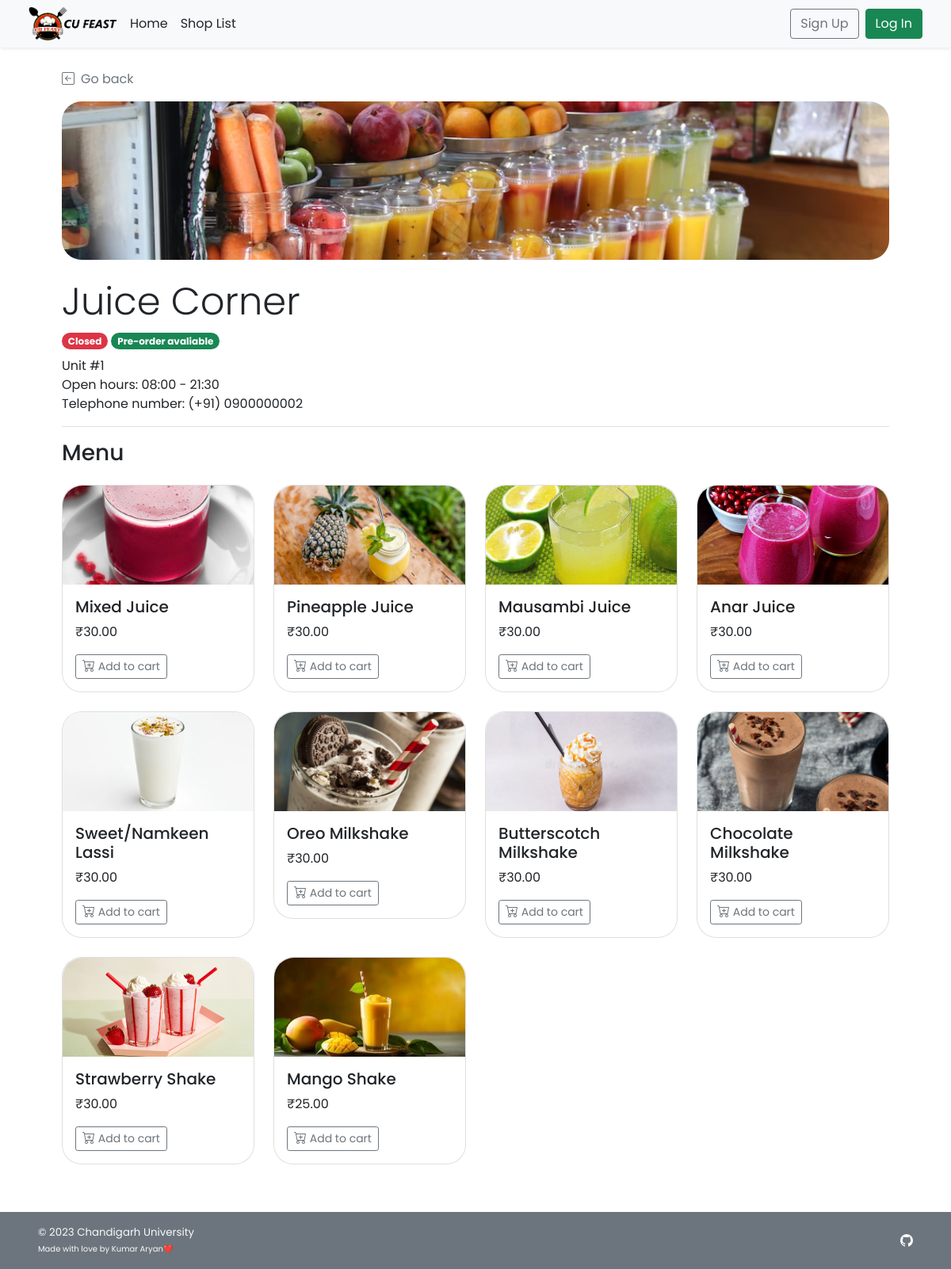
Screenshot of /shop_menu.php?s_id=2 with the database file from the repository.
### tables this page shows
CREATE TABLE `shop` (
  `s_id` int(11) NOT NULL,
  `s_username` varchar(45) NOT NULL,
  `s_pwd` varchar(45) NOT NULL,
  `s_name` varchar(100) NOT NULL,
  `s_location` varchar(100) NOT NULL,
  `s_openhour` time NOT NULL,
  `s_closehour` time NOT NULL,
  `s_status` tinyint(4) NOT NULL DEFAULT 1 COMMENT 'Shop ready for taking an order or not (True for open, False for close)',
  `s_preorderStatus` tinyint(4) NOT NULL DEFAULT 1 COMMENT 'Shop is ready for tomorrow pre-order or not',
  `s_email` varchar(100) NOT NULL,
  `s_phoneno` varchar(45) NOT NULL,
  `s_pic` text DEFAULT NULL
);

CREATE TABLE `food` (
  `f_id` int(11) NOT NULL,
  `s_id` int(11) NOT NULL,
  `f_name` varchar(100) NOT NULL,
  `f_price` decimal(6,2) NOT NULL,
  `f_todayavail` tinyint(4) NOT NULL DEFAULT 1 COMMENT 'Food is available to order or not',
  `f_preorderavail` tinyint(4) NOT NULL DEFAULT 1,
  `f_pic` text DEFAULT NULL
);

### shop_menu.php (the view, shortened to what this page needs)
<!DOCTYPE html>
<html lang="en">
<head>
    <?php
        include("conn_db.php");
        include('head.php');
    ?>
    <link href="css/main.css" rel="stylesheet">
    <link href="css/menu.css" rel="stylesheet">
</head>
<body class="d-flex flex-column h-100">
    <?php include('nav_header.php')?>
    <?php
        $s_id = $_GET["s_id"];
        $query = "SELECT s_name,s_location,s_openhour,s_closehour,s_status,s_preorderstatus,s_phoneno,s_pic
        FROM shop WHERE s_id = {$s_id} LIMIT 0,1";
        $result = $mysqli -> query($query);
        $shop_row = $result -> fetch_array();
    ?>
    <div class="container px-5 py-4" id="shop-body">
        <a class="nav nav-item text-decoration-none text-muted mb-3" href="#" onclick="history.back();">
            <i class="bi bi-arrow-left-square me-2"></i>Go back
        </a>
        <div class="mb-3 text-wrap" id="shop-header">
            <div class="rounded-25 mb-4" id="shop-img" style="
                    background: url(
                        <?php
                            if(is_null($shop_row["s_pic"])){echo "'img/default.png'";}
                            else{echo "'img/{$shop_row['s_pic']}'";}
                        ?>
                    ) center; height: 200px;
                    background-size: cover; background-repeat: no-repeat;
                    background-position: center;">
            </div>
            <h1 class="display-5 strong"><?php echo $shop_row["s_name"];?></h1>
            <ul class="list-unstyled">
                <li class="my-2">
                    <?php
                        $now = date('H:i:s');
                        if((($now < $shop_row["s_openhour"])||($now > $shop_row["s_closehour"]))||($shop_row["s_status"]==0)){
                    ?>
                    <span class="badge rounded-pill bg-danger">Closed</span>
                    <?php }else{ ?>
                    <span class="badge rounded-pill bg-success">Open</span>
                    <?php }
                        if($shop_row["s_preorderstatus"]==1){
                    ?>
                    <span class="badge rounded-pill bg-success">Pre-order avaliable</span>
                    <?php }else{ ?>
                    <span class="badge rounded-pill bg-danger">Pre-order Unavaliable</span>
                    <?php } ?>
                </li>
                <li class=""><?php echo $shop_row["s_location"];?></li>
                <li class="">Open hours:
                    <?php
                        $open = explode(":",$shop_row["s_openhour"]);
                        $close = explode(":",$shop_row["s_closehour"]);
                        echo $open[0].":".$open[1]." - ".$close[0].":".$close[1];
                    ?>
                </li>
                <li class="">Telephone number: <?php echo "(+91) ".$shop_row["s_phoneno"];?></li>
            </ul>
        </div>
        <h3 class="border-top py-3 mt-2">Menu</h3>
        <div class="row row-cols-1 row-cols-md-2 row-cols-lg-4 align-items-stretch mb-1">
        <?php
            $query = "SELECT * FROM food WHERE s_id = {$s_id} AND NOT(f_todayavail  = 0 AND f_preorderavail = 0)";
            $result = $mysqli -> query($query);
            if($result ->num_rows > 0){
                while($food_row = $result->fetch_array()){
        ?>
            <div class="col">
                <div class="card rounded-25 mb-4">
                    <a href="food_item.php?<?php echo "s_id=".$food_row["s_id"]."&f_id=".$food_row["f_id"]?>" class="text-decoration-none text-dark">
                        <div class="card-img-top">
                            <img
                                <?php
                                if(is_null($food_row["f_pic"])){echo "src='img/default.png'";}
                                else{echo "src=\"img/{$food_row['f_pic']}\"";}
                                ?>
                                style="width:100%; height:125px; object-fit:cover;"
                                class="img-fluid" alt="<?php echo $food_row["f_name"]?>">
                        </div>
                        <div class="card-body">
                            <h5 class="card-title fs-5"><?php echo $food_row["f_name"]?></h5>
                            <p class="card-text">₹<?php echo $food_row["f_price"]?></p>
                            <a href="food_item.php?<?php echo "s_id=".$food_row["s_id"]."&f_id=".$food_row["f_id"]?>" class="btn btn-sm mt-3 btn-outline-secondary">
                                 Add to cart
                            </a>
                        </div>
                    </a>
                </div>
            </div>
            <?php
                    }
                }
            ?>
        </div>
    </div>
    <footer
        class="footer d-flex flex-wrap justify-content-between align-items-center px-5 py-3 mt-2 bg-secondary text-light">
        <span class="smaller-font">&copy; 2023 Chandigarh University<br /><span class="xsmall-font">Made with love by Kumar Aryan❤️</span></span>
        <ul class="nav justify-content-end list-unstyled d-flex">
            <li class="ms-3"><a class="text-light" target="_blank" href="https://github.com/kumararyan0530"><i
                        class="bi bi-github"></i></a></li>
        </ul>
    </footer>
</body>
</html>

### css/main.css (style rules this page uses)
html { height: 100%; }
body { height: 100%; padding-top: 4rem; margin-bottom: -50px; font-family: 'Poppins', 'Noto Sans Thai', sans-serif; }
a { cursor: pointer; }
.bi { vertical-align: -.125em; fill: currentColor; }
.smaller-font { font-size: smaller; }
.xsmall-font { font-size: x-small; }
.rounded-25 { border-radius: 25px; }

### css/menu.css (style rules this page uses)
html, body { height: 100%; }
.card img { width: 100%; border-radius: 25px 25px 0px 0px; }

### rows the page displays
shop: s_pic (picture), s_name "Juice Corner", s_location "Unit #1", s_openhour "08", s_openhour "00", s_closehour "21", s_closehour "30", s_phoneno "0900000002"
food: f_pic (picture), f_name "Mixed Juice", f_price "30.00"
food: f_pic (picture), f_name "Pineapple Juice", f_price "30.00"
food: f_pic (picture), f_name "Mausambi Juice", f_price "30.00"
food: f_pic (picture), f_name "Anar Juice", f_price "30.00"
food: f_pic (picture), f_name "Sweet/Namkeen Lassi", f_price "30.00"
food: f_pic (picture), f_name "Oreo Milkshake", f_price "30.00"
food: f_pic (picture), f_name "Butterscotch Milkshake", f_price "30.00"
food: f_pic (picture), f_name "Chocolate Milkshake", f_price "30.00"
food: f_pic (picture), f_name "Strawberry Shake", f_price "30.00"
food: f_pic (picture), f_name "Mango Shake", f_price "25.00"
